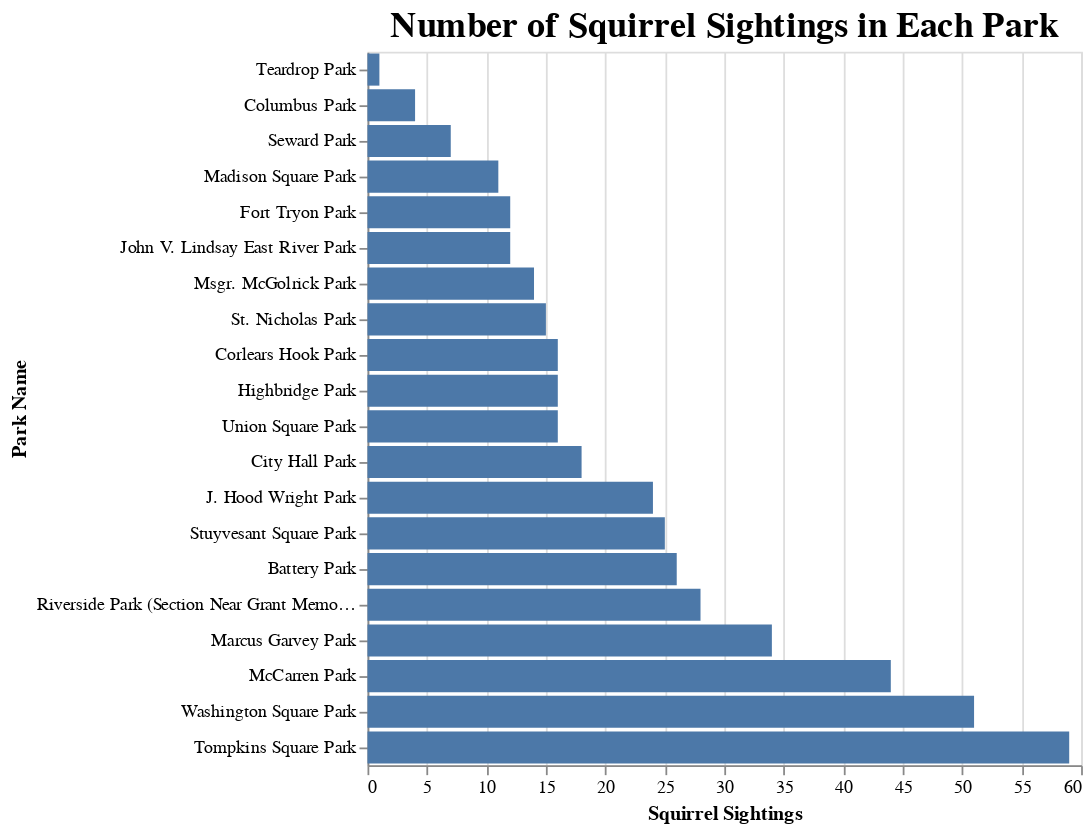

The code cell stored with this chart in its notebook:
### Code cell
#Q: Which park has the most squirrel sightings?

park_counts_sightings = data.groupby('Park Name').size().reset_index(name='Count')
park_counts_sightings['Count_str'] = park_counts_sightings['Count'].astype(str)


alt.Chart(park_counts_sightings).mark_bar().encode(
    y = alt.Y('Park Name:N', sort='x', title='Park Name'),
    x = alt.X('Count:Q', title = 'Squirrel Sightings'),           ###
    tooltip=[alt.Tooltip('Park Name:N', title='Park'), alt.Tooltip('Count:Q', title='Count')]
).properties(
    title={
        'text': 'Number of Squirrel Sightings in Each Park',
        'fontSize': 20,
        'font': 'Helvetica'
    }
)

### Figure 1 — Vega-Lite specification as saved in the notebook (floating-point values rounded to 4 significant figures)
{"config": {"view": {"continuousWidth": 400, "continuousHeight": 300}}, "data": {"name": "data-dacea9e2f53f292c71f673173cd8b5c3"}, "mark": "bar", "encoding": {"tooltip": [{"field": "Park Name", "title": "Park", "type": "nominal"}, {"field": "Count", "title": "Count", "type": "quantitative"}], "x": {"field": "Count", "title": "Squirrel Sightings", "type": "quantitative"}, "y": {"field": "Park Name", "sort": "x", "title": "Park Name", "type": "nominal"}}, "title": {"text": "Number of Squirrel Sightings in Each Park", "fontSize": 20, "font": "Helvetica"}, "$schema": "https://vega.github.io/schema/vega-lite/v4.17.0.json", "datasets": {"data-dacea9e2f53f292c71f673173cd8b5c3": [{"Park Name": "Battery Park", "Count": 26, "Count_str": "26"}, {"Park Name": "City Hall Park", "Count": 18, "Count_str": "18"}, {"Park Name": "Columbus Park", "Count": 4, "Count_str": "4"}, {"Park Name": "Corlears Hook Park", "Count": 16, "Count_str": "16"}, {"Park Name": "Fort Tryon Park", "Count": 12, "Count_str": "12"}, {"Park Name": "Highbridge Park", "Count": 16, "Count_str": "16"}, {"Park Name": "J. Hood Wright Park", "Count": 24, "Count_str": "24"}, {"Park Name": "John V. Lindsay East River Park", "Count": 12, "Count_str": "12"}, {"Park Name": "Madison Square Park", "Count": 11, "Count_str": "11"}, {"Park Name": "Marcus Garvey Park", "Count": 34, "Count_str": "34"}, {"Park Name": "McCarren Park", "Count": 44, "Count_str": "44"}, {"Park Name": "Msgr. McGolrick Park", "Count": 14, "Count_str": "14"}, {"Park Name": "Riverside Park (Section Near Grant Memorial)", "Count": 28, "Count_str": "28"}, {"Park Name": "Seward Park", "Count": 7, "Count_str": "7"}, {"Park Name": "St. Nicholas Park", "Count": 15, "Count_str": "15"}, {"Park Name": "Stuyvesant Square Park", "Count": 25, "Count_str": "25"}, {"Park Name": "Teardrop Park", "Count": 1, "Count_str": "1"}, {"Park Name": "Tompkins Square Park", "Count": 59, "Count_str": "59"}, {"Park Name": "Union Square Park", "Count": 16, "Count_str": "16"}, {"Park Name": "Washington Square Park", "Count": 51, "Count_str": "51"}]}}
